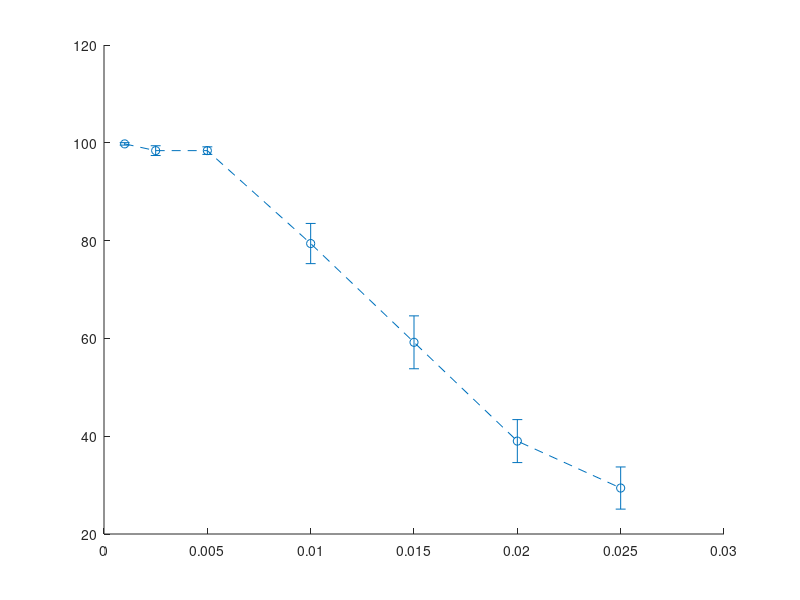

The MATLAB script that drew this image: (Note: this script raises an error after producing the figure.)
function parametricFlowGraphs()

close all;

FlowVel = [0.001,0.0025, 0.005, 0.01, 0.015, 0.02, 0.025];
AvgPercent = [99.77777778,98.4,98.4,79.4,59.2,39,29.4];
%Minpercent = [98,92,92,64,44,20,8];
%MaxPercent = [100,100,100,96,64,60,34];
STDFlowErr = [0.25,1,0.777460253,4.110150038,5.40945674,4.394440933,4.310710176];

particleSize = [50, 75, 100, 125, 150, 175,200];
sizePercent = [63,81.2,80.2,69.6,66.6,71.6,78.8];
%MinSizepercent = [64,68,68,70,60,56,66];
%MaxSizepercent = [74,88,86,72,84,70,90];
STDSizeErr = [4.592264026,2.274496281,3.903844259,3.550273855,3.967086812,3.396730454,3.043389923];

MagForce = [1,1.5,2,2.25];
%MFNFPercent = [98.4,100,98.8,99.6];
%MinMFNFpercent = [94,100,98,98];
%MaxMFNFpercent = [100,100,100,100];
%STDMFNFErr = [1.166190379,0,0.489897949,0.4];
MFFPercent = [85.2,88,95.2,96.4];
%MinMFFpercent = [72,74,98,92];
%MaxMFFpercent = [100,100,100,100];
STDMFFErr = [2.274496281,3.438345856,2.653299832,1.066666667];



%Flow
figFlow = figure;

% Create axes
axes1 = axes('Parent',figFlow);
hold(axes1,'on');

% Create multiple line objects using matrix input to plot
%plot1 = plot(FlowVel,AvgPercent,'.-');
%set(plot1,'DisplayName','Percentage of particles reaching the goal state');

%data1 = errorbar(FlowVel,AvgPercent,AvgPercent - Minpercent,MaxPercent - AvgPercent);
data1 = errorbar(FlowVel,AvgPercent,STDFlowErr,'o--','MarkerSize',4,'MarkerEdgeColor','black','MarkerFaceColor','red');
data1.Color = 'black';
set(data1,'DisplayName','Percentage of particles reaching the goal state');

% Create ylabel
ylabel('Percentage');
ylim([0,100]);

% Create xlabel
xlabel('Fluid Flow Velocity (m/s)');

% Create title
title('Percentage of particles reaching the goal state');

box(axes1,'on');
grid(axes1,'on');
hold(axes1,'off');
% Create legend
legend(axes1,'show','Location','southwest');

%--------------------------------------------------------------------------

%ParticleSize
figSize = figure;

% Create axes
axes2 = axes('Parent',figSize);
hold(axes2,'on');

% Create multiple line objects using matrix input to plot
%plot2 = plot(particleSize,sizePercent,'.-');
%set(plot2,'DisplayName','Percentage of particles reaching the goal state');

%data2 = errorbar(particleSize,sizePercent,sizePercent - MinSizepercent,MaxSizepercent - sizePercent);
data2 = errorbar(particleSize,sizePercent,STDSizeErr,'o--','MarkerSize',4,'MarkerEdgeColor','black','MarkerFaceColor','blue');
data2.Color = 'black';
set(data2,'DisplayName','Percentage of particles reaching the goal state');

% Create ylabel
ylabel('Percentage');
ylim([0,100]);

% Create xlabel
xlabel('Length of particle chain in whole particles');

% Create title
title('Effect of particle chain length on particle control');

box(axes2,'on');
grid(axes2,'on');
hold(axes2,'off');
% Create legend
legend(axes2,'show','Location','southwest');

%--------------------------------------------------------------------------

%MagForce
figMag = figure;

% Create axes
axes3 = axes('Parent',figMag);
hold(axes3,'on');

% Create multiple line objects using matrix input to plot
%plot3 = plot(MagForce,MFFPercent,'.-');
%set(plot3,'DisplayName','Flow 0.01m/s Percentage of particles reaching the goal state');
%plot3a = plot(MagForce,MFNFPercent,'.-');
%set(plot3a,'DisplayName','NoFlow Percentage of particles reaching the goal state');

%data3 = errorbar(MagForce,MFNFPercent,MFNFPercent - MinMFNFpercent,MaxMFNFpercent - MFNFPercent);
%data3 = errorbar(MagForce,MFNFPercent,STDMFNFErr);
%set(data3,'DisplayName','NoFlow Percentage of particles reaching the goal state');
%data3a = errorbar(MagForce,MFFPercent,MFFPercent - MinMFFpercent,MaxMFFpercent - MFFPercent);
data3a = errorbar(MagForce,MFFPercent,STDMFFErr,'o--','MarkerSize',4,'MarkerEdgeColor','black','MarkerFaceColor','magenta');
data3a.Color = 'black';
set(data3a,'DisplayName','Percentage of particles reaching the goal state');

% Create ylabel
ylabel('Percentage');
ylim([0,100]);

% Create xlabel
xlabel('Magnetic Field Gradient (MA/m^2)');

% Create title
title('Effect of capping the magnetic force on particle control');

box(axes3,'on');
grid(axes3,'on');
hold(axes3,'off');
% Create legend
legend(axes3,'show','Location','southwest');